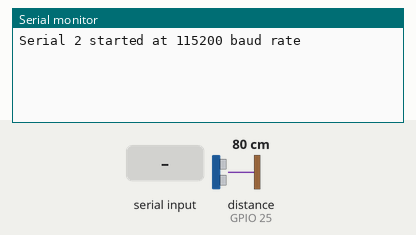
The sketch below on a simulated ESP32. On the bench: the last lines printed to the serial monitor. Inputs (shaded band) come from the test bench; at power-on: distance to the obstacle (sensor on GPIO 25) 80 cm. The echo pulse lasts 58.3 µs per cm; WiFi joins after 1.5 s; servers stay silent unless stated.

Above: at 3.0 s.
3.1 s: "1" received over the second serial link
At 5.6 s:
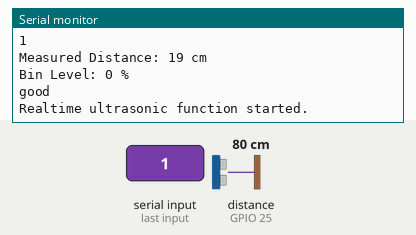
5.8 s: distance to the obstacle (sensor on GPIO 25) set to 2 cm
At 9.9 s:
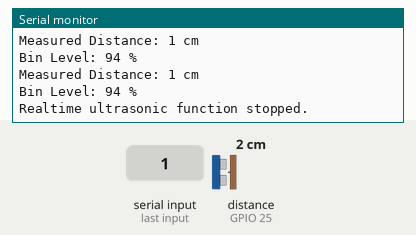
10.0 s: "0" received over the second serial link
At 11.3 s:
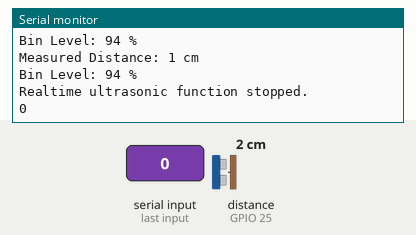

The sketch:

Second_board.ino
```cpp
// #define BLYNK_TEMPLATE_ID "TMPL6bzWWVz0V"
// #define BLYNK_TEMPLATE_NAME "Blynk Smart Dustbin"
// #define BLYNK_AUTH_TOKEN "m2AwC6IOqkGFUYams3erIs0IK67HLK72"

#define BLYNK_TEMPLATE_ID "TMPL6JY0-HgUW"
#define BLYNK_TEMPLATE_NAME "embed"
#define BLYNK_AUTH_TOKEN "ojSk5RFycVV4Xn7HuV8G2dqFPhmNSAjI"

#define BLYNK_PRINT Serial

#include <WiFi.h>
#include <WiFiClient.h>
#include <BlynkSimpleEsp32.h>
char auth[] = BLYNK_AUTH_TOKEN;
char ssid[] = "Tamao"; // wifi or hotspot name
char pass[] = "12345679"; // wifi or hotspot pass

BlynkTimer timer;

#define RXD1 14
#define TXD1 27

#define RXD3 12
#define TXD3 13

#define echoPin 25
#define trigPin 26

long duration;
int distance;
int binLevel=0;
int ultrasonicTimerId;
unsigned long startMillis;
bool isRunning = false;

#define ESP_BAUD 115200
HardwareSerial binSerial(1);
HardwareSerial ultraSerial(3);

void setup() {
  Serial.begin(115200) ;
  binSerial.begin(ESP_BAUD, SERIAL_8N1, RXD1, TXD1);
  ultraSerial.begin(ESP_BAUD, SERIAL_8N1, RXD3, TXD3);
  pinMode(trigPin, OUTPUT);
  pinMode(echoPin, INPUT);
  Blynk.begin(auth, ssid, pass);
  Serial.println("Serial 2 started at 115200 baud rate");
  timer.setInterval(1000L, SMESensor);
  ultrasonicTimerId = timer.setInterval(100L, ultrasonic);
  timer.disable(ultrasonicTimerId);
}

void ultrasonic() // measure height in dustbin
{
    // measure height
    digitalWrite(trigPin, LOW);
    delayMicroseconds(2);
    digitalWrite(trigPin, HIGH);
    delayMicroseconds(5);
    digitalWrite(trigPin, LOW);
    duration = pulseIn(echoPin, HIGH);
    // store in distance var
    distance = duration * 0.034 / 2; //formula to calculate the distance for ultrasonic sensor
    binLevel=map(distance, 19, 0, 0,100); // 19 ปรับเป็นความสูง dustbin
    if(distance >21 ) {
      if(distance > 1000) {
        distance = 0;
        binLevel = 100;
      }
      else {
        distance = 21;
        binLevel = 0;
      }
    }
    Blynk.virtualWrite(V0, distance);
    Blynk.virtualWrite(V1, binLevel);

    Serial.print("Measured Distance: ");
    Serial.print(distance);
    Serial.println(" cm");

    Serial.print("Bin Level: ");
    Serial.print(binLevel);
    Serial.println(" %");
}
void SMESensor() {
  // put your main code here, to run repeatedly:
  while (binSerial.available() >0) {
    char sendIt = binSerial.read();
    Serial.println(sendIt);
    delay(500);
    if(sendIt == '1') {
      digitalWrite(trigPin, LOW);
      delayMicroseconds(2);
      digitalWrite(trigPin, HIGH);
      delayMicroseconds(5);
      digitalWrite(trigPin, LOW);
      duration = pulseIn(echoPin, HIGH);
      // store in distance var
      distance = duration * 0.034 / 2; //formula to calculate the distance for ultrasonic sensor
      binLevel=map(distance, 19, 0, 0,100); // 21 ปรับเป็นความสูง dustbin
      if(distance >19 ) {
        if(distance > 1000) {
          distance = 0;
          binLevel = 100;
        }
        else {
          distance = 19;
          binLevel = 0;
        }
      }
      Serial.print("Measured Distance: ");
      Serial.print(distance);
      Serial.println(" cm");

      Serial.print("Bin Level: ");
      Serial.print(binLevel);
      Serial.println(" %");
      if(binLevel < 90) {
        Serial.println("good");
        binSerial.println(true);
        delay(500);
        Serial.println("Realtime ultrasonic function started.");\
        timer.enable(ultrasonicTimerId);
        startMillis = millis();
        isRunning = true;
        delay(3000);
        Serial.println("Realtime ultrasonic function stoped.");
      } else {
        binSerial.println(false);
      }
    }
    binSerial.read();
    binSerial.read();
    binSerial.read();
    binSerial.read();
    binSerial.read();
    binSerial.read();
    binSerial.read();
  }

}

void loop() {
  Blynk.run();
  timer.run();

  if (isRunning) {
    if (millis() - startMillis >= 5000) { // Check if 3 seconds have passed
      timer.disable(ultrasonicTimerId); // Stop the ultrasonic timer
      isRunning = false; // Reset the flag
      Serial.println("Realtime ultrasonic function stopped.");
    }
  }
}
```

Measured:
- after the input at 3.1 s, the serial monitor: prints a new line after 0.70 s (image 1)
- after the input at 5.8 s, the serial monitor: prints a new line after 2.0 s (image 2)
- after the input at 10.0 s, the serial monitor: prints a new line after 0.80 s (image 3)
